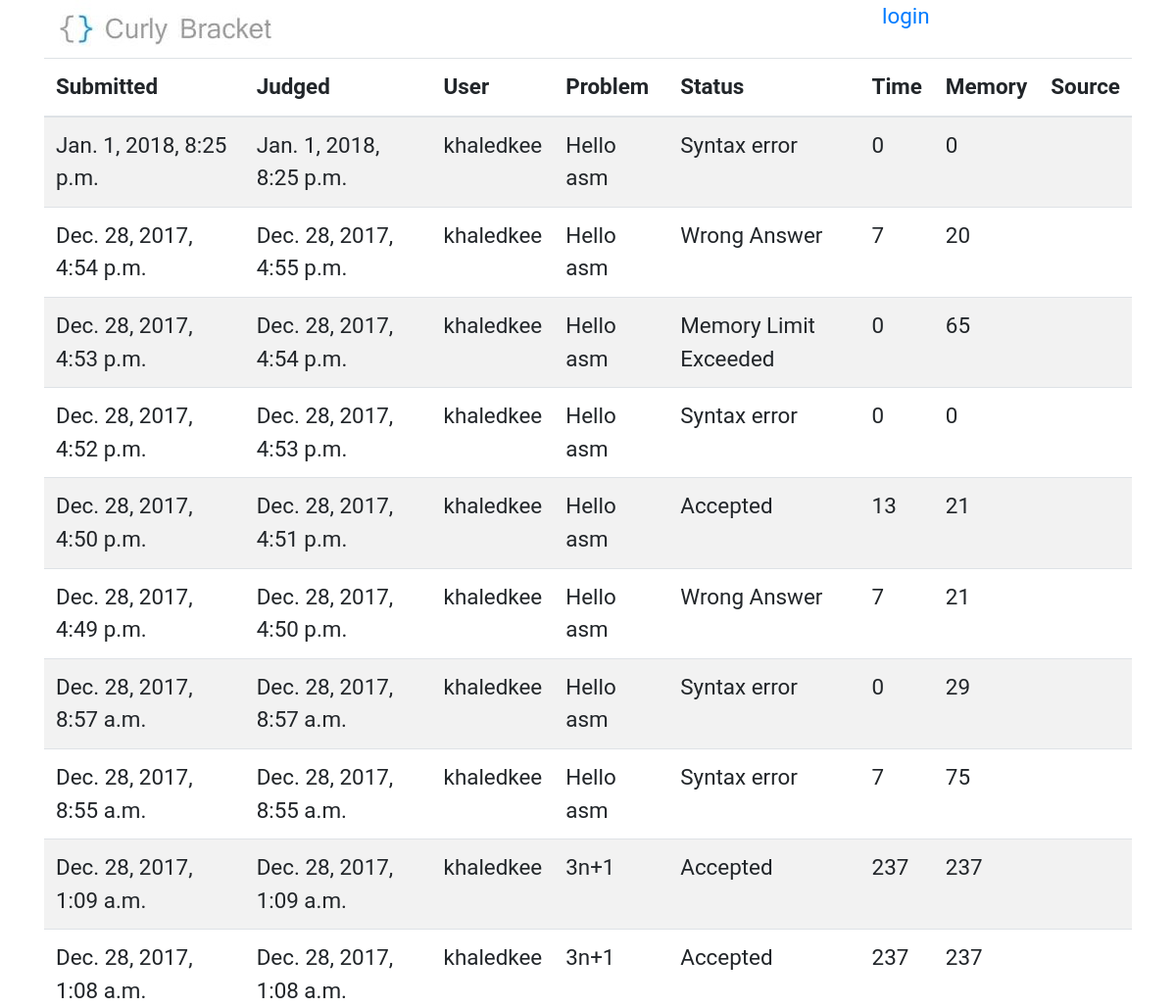
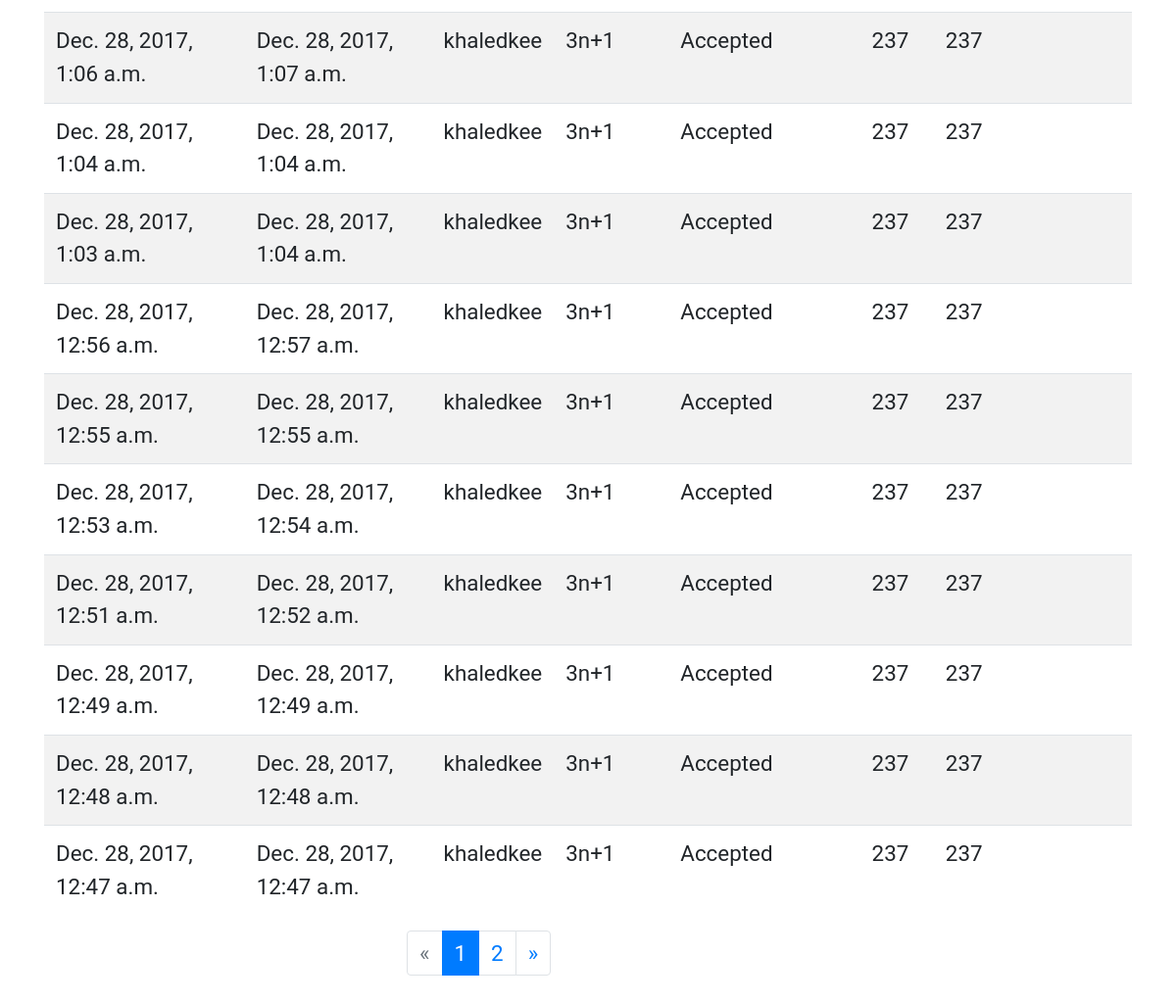
Before: /user/1/submissions with the older database file (2 pictures, top to bottom).
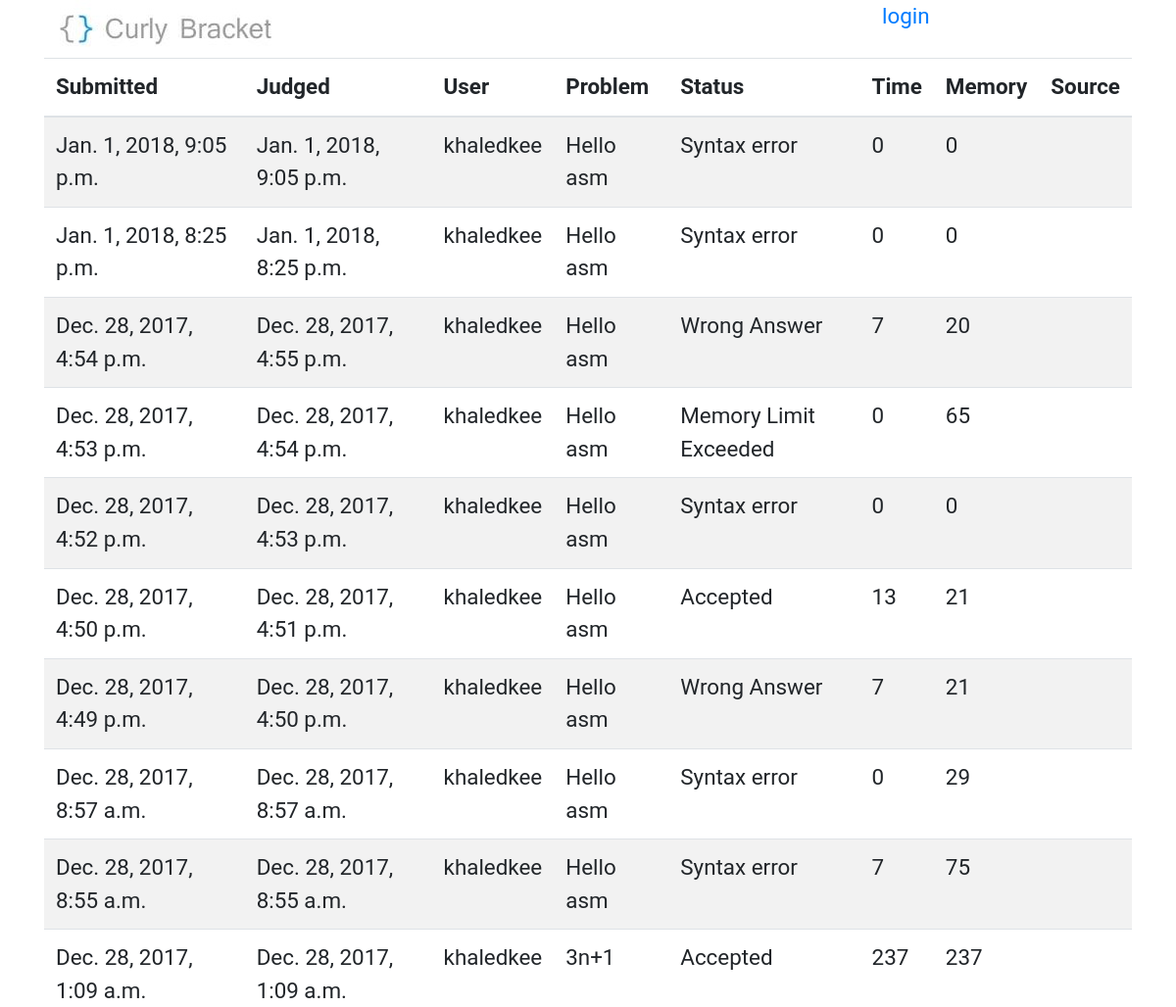
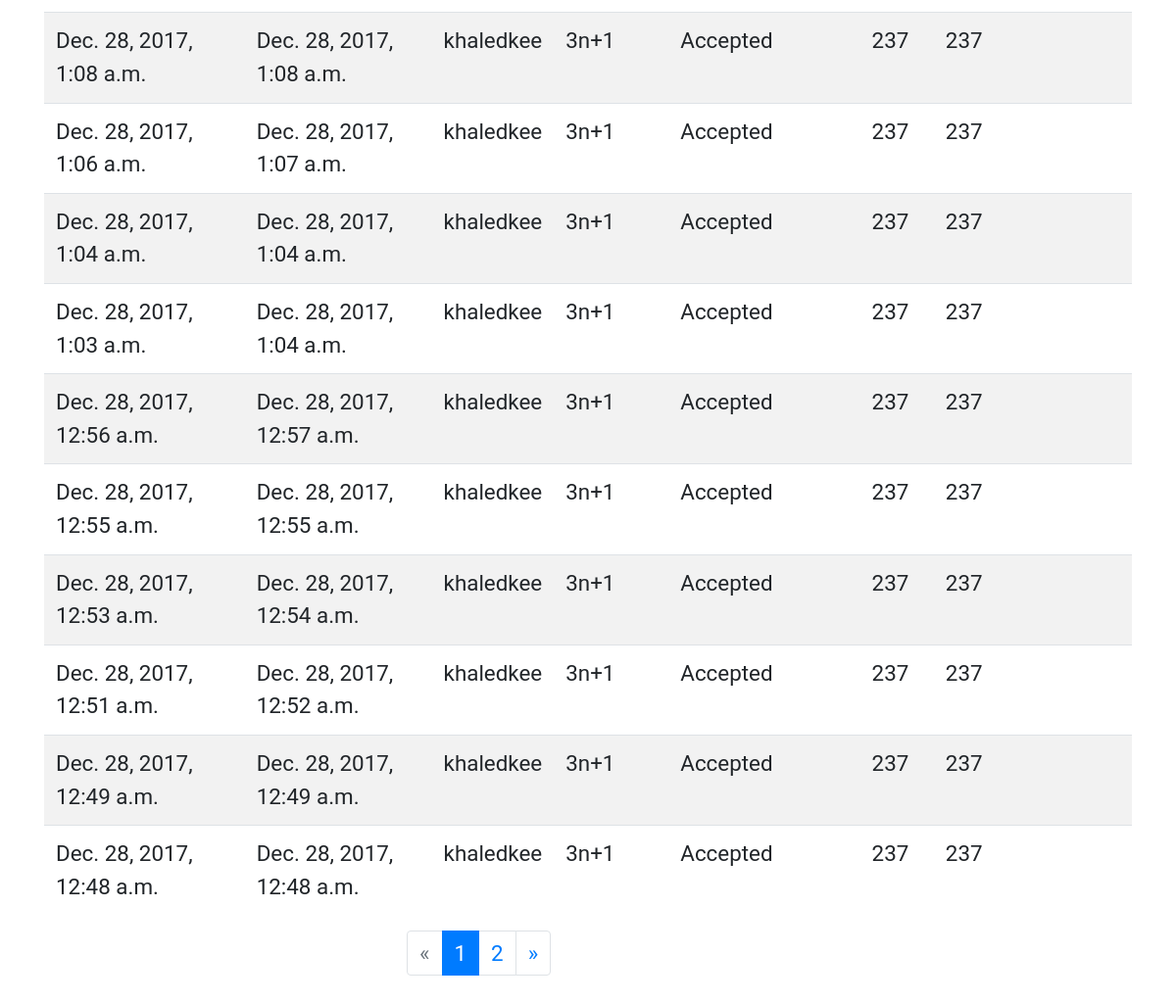
After: the same page with the newer database file (2 pictures, top to bottom).
### BracketsOJ/models.py (models this page shows, shortened)
class submission(models.Model):
    user = models.ForeignKey(User, on_delete=models.CASCADE)
    time = models.IntegerField(null=True,blank=True)
    memory = models.IntegerField(null=True,blank=True)
    submitted = models.DateTimeField(auto_now_add=True, blank=True)
    judged = models.DateTimeField(null=True,blank=True)
    problem = models.ForeignKey(problem, on_delete=models.CASCADE)
    STATUSES = [
        ('AC', 'Accepted'),
        ('TL', 'Time Limit Exceeded'),
        ('ML', 'Memory Limit Exceeded'),
        ('WA', 'Wrong Answer'),
        ('RTE', 'Run Time Error'),
        ('QU', 'In queue'),
        ('CE', 'Syntax error'),
        ('FJ', 'Failed to judge')
    ]
    status = models.CharField(max_length=50, choices=STATUSES, null=True,blank=True)
    code = models.TextField(default="")

class problem(models.Model):
    title = models.CharField(max_length=50)
    time_limit = models.IntegerField(default=100)
    memory_limit = models.IntegerField(default=64)
    statement = models.CharField(max_length=500)
    input_section = models.CharField(max_length=500)
    output_section = models.CharField(max_length=500)
    samples = models.IntegerField(default=1)
    notes = models.CharField(max_length=200, blank=True, null=True)
    added = models.DateField(auto_now_add=True, blank=True)
    contest = models.ForeignKey(contest, on_delete=models.SET_NULL, null=True, blank=True)
    checker = models.CharField(max_length=50, default='ecmp')
    def __str__(self):
        return self.title

### BracketsOJ/views.py (the view)
# urls.py: re_path(r'^submissions/?(?P<page_id>\d+)?$', views.submissionView, name='submissions'),
def submissionView(request, page_id=1, contest_id=None, user_id=None):
    if contest_id is not None:
        contestObj = get_object_or_404(contest, id=contest_id, start_date__lte=datetime.now())
        if user_id is None:
            submissions_list = submission.objects.filter(problem__contest__id=contest_id)
        else:
            submissions_list = submission.objects.filter(problem__contest__id=contest_id, user__id=user_id)
    else:
        if user_id is None:
            submissions_list = submission.objects.all()
        else:
            submissions_list = submission.objects.filter(user__id=user_id)
        contestObj = None
    submissions_list = submissions_list.order_by('submitted').reverse()
    try:
        paginator = Paginator(submissions_list, 20)
        try:
            submissions_list = paginator.page(page_id)
        except PageNotAnInteger:
            submissions_list = paginator.page(1)
        except EmptyPage:
            submissions_list = paginator.page(paginator.num_pages)
        return render(request, 'submissions.html', {'submissions': submissions_list, 'contest': contestObj})
    except:
        raise SuspiciousOperation()

### templates/submissions.html (shortened to what the changed rows need)
{% extends 'base.html' %}
{% block content %}
        <div class="table-responsive">
            <table class="table table-striped">
                <thead>
                    <tr>
                        <th>
                            Submitted
                        </th>
                        <th>
                            Judged
                        </th>
                        <th>
                            User
                        </th>
                        <th>
                            Problem
                        </th>
                        <th>
                            Status
                        </th>
                        <th>
                            Time
                        </th>
                        <th>
                            Memory
                        </th>
                        <th>
                            Source
                        </th>
                    </tr>
                </thead>
                <tbody>
                    {% load tz %}
                    {% for submission in submissions %}
                        <tr>
                            <td>
                                {{ submission.submitted|localtime }}
                            </td>
                            <td>
                                {{ submission.judged|localtime }}
                            </td>
                            <td>
                                {{ submission.user }}
                            </td>
                            <td>
                                {{ submission.problem }}
                            </td>
                            <td>
                                {{ submission.get_status_display }}
                            </td>
                            <td>
                                {{ submission.time }}
                            </td>
                            <td>
                                {{ submission.memory }}
                            </td>
                            <td>
                            </td>
                        </tr>
                    {% endfor %}
                </tbody>
            </table>
        </div>
        <nav class="Page navigation offset-4">
            {% if submissions.has_other_pages %}
                <ul class="pagination mx-auto">
                    {% for i in submissions.paginator.page_range %}
                        {% if submissions.number == i %}
                            <li class="page-item active"><span class="page-link">{{ i }} <span class="sr-only">(current)</span></span></li>
                        {% else %}
                            {% if contest is not None %}
                                <li class="page-item"><a class="page-link" href="/contest/{{ contest.id }}/submissions/{{ i }}">{{ i }}</a></li>
                            {% else %}
                                <li class="page-item"><a class="page-link" href="/submissions/{{ i }}">{{ i }}</a></li>
                            {% endif %}
                        {% endif %}
                    {% endfor %}
              </ul>
            {% endif %}
        </nav>
{% endblock %}

Changed rows visible on the page:
no longer on this page (row unchanged): submission: submitted "Dec. 28, 2017, 12:47 a.m.", judged "Dec. 28, 2017, 12:47 a.m.", user "khaledkee", problem "3n+1", status "Accepted", time "237", memory "237"
added submission: submitted "Jan. 1, 2018, 9:05 p.m.", judged "Jan. 1, 2018, 9:05 p.m.", user "khaledkee", problem "Hello asm", status "Syntax error", time "0", memory "0"
